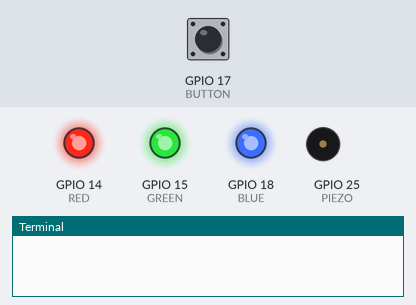
Recording of a program running on a simulated Raspberry Pi (BCM pin numbers). Shown: output pins drawn as LEDs (lit = HIGH), buzzer (waves = sounding), the last lines printed to the terminal. Inputs (shaded band) come from the test bench; at power-on: GPIO 17 (BUTTON) HIGH.

Above: at 1.2 s.
1.3 s: GPIO 17 (BUTTON) pulled LOW for 0.15 s
At 2.79 s:
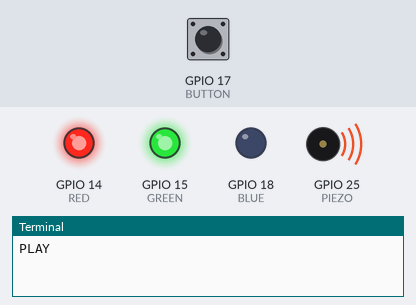
4.3 s: GPIO 17 (BUTTON) pulled LOW for 1 s
At 6.21 s:
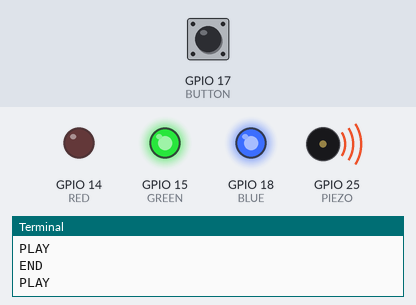
7.3 s: GPIO 17 (BUTTON) pulled LOW for 3.2 s
At 7.62 s:
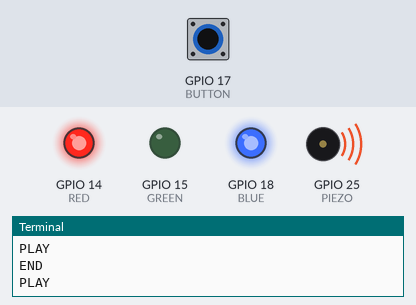
12.0 s: GPIO 17 (BUTTON) pulsed LOW 2 times (0.12 s each, 0.3 s apart)
At 12.8 s:
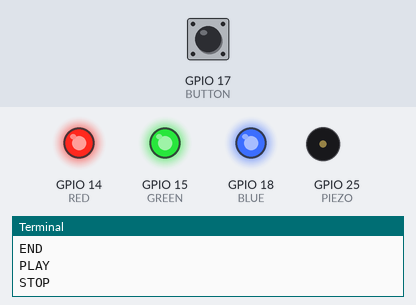
Timing chart, 0 to 15.0 s (numbered marks = the images above; inputs shaded):
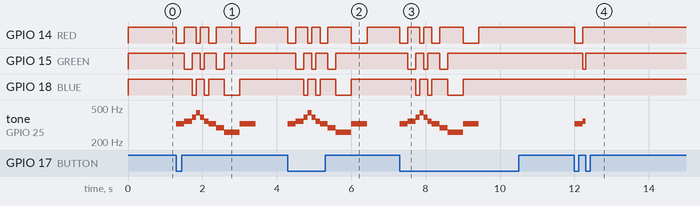

The program:

buzzerLed.py
```python
import RPi.GPIO as GPIO, time


RED, GREEN, BLUE = 14, 15, 18
BUTTON           = 17
PIEZO            = 25

GPIO.setmode(GPIO.BCM)
GPIO.setup([RED, GREEN, BLUE], GPIO.OUT, initial=GPIO.HIGH)
GPIO.setup(PIEZO, GPIO.OUT)
GPIO.setup(BUTTON, GPIO.IN, pull_up_down=GPIO.PUD_UP)

pwm = GPIO.PWM(PIEZO, 440)

MELODY = [
    ('E4',0.5),('F4',0.5),('G4',0.25),('A4',0.25),
    ('G4',0.25),('F4',0.25),('E4',0.5),('D4',0.5),
    ('C4',1.0),('E4',1.0)
]
FREQS = {'C4':261,'D4':294,'E4':329,'F4':349,'G4':392,'A4':440}
BEAT  = 60 / 143

COLORS = [RED, GREEN, BLUE]

def led_off(): GPIO.output([RED,GREEN,BLUE], GPIO.HIGH)

playing   = False
note_idx  = 0
note_end  = 0

prev_btn  = GPIO.input(BUTTON)

try:
    while True:
        now = time.monotonic()
        curr_btn = GPIO.input(BUTTON)
        if prev_btn==GPIO.HIGH and curr_btn==GPIO.LOW:
            if not playing:
                playing  = True
                note_idx = 0
                note_end = now
                pwm.start(50)
                print("PLAY")
            else:
                playing = False
                pwm.stop()
                led_off()
                print("STOP")
        prev_btn = curr_btn

        if playing and now >= note_end:
            if note_idx < len(MELODY):
                note, length = MELODY[note_idx]
                pwm.ChangeFrequency(FREQS[note])
                led_off()
                GPIO.output(COLORS[note_idx % 3], GPIO.LOW)
                note_end = now + length * BEAT
                note_idx += 1
            else:
                playing = False
                pwm.stop()
                led_off()
                print("END")

        time.sleep(0.01)

except KeyboardInterrupt:
    pwm.stop()
    led_off()
    GPIO.cleanup()
```

Measured:
- after the input at 1.3 s, GPIO 14 (RED): HIGH → LOW at once, → HIGH 0.21 s later, → LOW 0.32 s later, → HIGH 0.11 s later, … (8 changes in this stretch); GPIO 15 (GREEN): goes LOW 0.21 s, HIGH 0.22 s, LOW 0.11 s, HIGH 0.32 s, LOW 0.21 s, then HIGH, starting after 0.21 s
- after the input at 4.3 s, GPIO 14 (RED): HIGH → LOW at once, → HIGH 0.21 s later, → LOW 0.32 s later, → HIGH 0.11 s later, … (8 changes in this stretch); GPIO 15 (GREEN): goes LOW 0.21 s, HIGH 0.22 s, LOW 0.11 s, HIGH 0.32 s, LOW 0.21 s, then HIGH, starting after 0.21 s
- after the input at 7.3 s, GPIO 14 (RED): HIGH → LOW at once, → HIGH 0.21 s later, → LOW 0.32 s later, → HIGH 0.11 s later, … (8 changes in this stretch); GPIO 15 (GREEN): goes LOW 0.21 s, HIGH 0.22 s, LOW 0.11 s, HIGH 0.32 s, LOW 0.21 s, then HIGH, starting after 0.22 s
- after the input at 12.0 s, GPIO 14 (RED): HIGH → LOW at once, → HIGH 0.21 s later; GPIO 15 (GREEN): HIGH → LOW after 0.22 s, → HIGH 0.09 s later; tone on GPIO 25 (PIEZO): silent → 329 Hz at once, → 349 Hz 0.21 s later, → silent 0.09 s later
